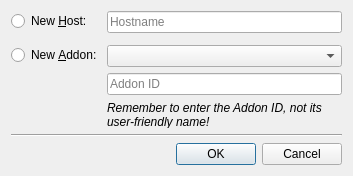
<?xml version="1.0" encoding="UTF-8"?>
<ui version="4.0">
 <class>RecorderManagerAddDialog</class>
 <widget class="QDialog" name="RecorderManagerAddDialog">
  <property name="geometry">
   <rect>
    <x>0</x>
    <y>0</y>
    <width>353</width>
    <height>176</height>
   </rect>
  </property>
  <property name="windowTitle">
   <string>Add</string>
  </property>
  <layout class="QVBoxLayout" name="verticalLayout">
   <item>
    <widget class="QWidget" name="widget" native="true">
     <layout class="QFormLayout" name="formLayout">
      <property name="verticalSpacing">
       <number>12</number>
      </property>
      <property name="leftMargin">
       <number>0</number>
      </property>
      <property name="topMargin">
       <number>0</number>
      </property>
      <property name="rightMargin">
       <number>0</number>
      </property>
      <property name="bottomMargin">
       <number>0</number>
      </property>
      <item row="0" column="0">
       <widget class="QRadioButton" name="new_host_radiobutton">
        <property name="text">
         <string>New &amp;Host:</string>
        </property>
        <property name="icon">
         <iconset resource="../../../../../iconset/ecalicons.qrc">
          <normaloff>:/ecalicons/HOST</normaloff>:/ecalicons/HOST</iconset>
        </property>
       </widget>
      </item>
      <item row="0" column="1">
       <widget class="QLineEdit" name="hostname_lineedit">
        <property name="placeholderText">
         <string>Hostname</string>
        </property>
       </widget>
      </item>
      <item row="1" column="0">
       <widget class="QRadioButton" name="new_addon_radiobutton">
        <property name="text">
         <string>New &amp;Addon:</string>
        </property>
        <property name="icon">
         <iconset resource="../../../../../iconset/ecalicons.qrc">
          <normaloff>:/ecalicons/ADDON</normaloff>:/ecalicons/ADDON</iconset>
        </property>
       </widget>
      </item>
      <item row="1" column="1">
       <widget class="QWidget" name="addon_widget" native="true">
        <layout class="QVBoxLayout" name="addon_widget_layout">
         <property name="spacing">
          <number>6</number>
         </property>
         <property name="leftMargin">
          <number>0</number>
         </property>
         <property name="topMargin">
          <number>0</number>
         </property>
         <property name="rightMargin">
          <number>0</number>
         </property>
         <property name="bottomMargin">
          <number>0</number>
         </property>
         <item>
          <widget class="QComboBox" name="host_combobox"/>
         </item>
         <item>
          <widget class="QLineEdit" name="addon_id_lineedit">
           <property name="placeholderText">
            <string>Addon ID</string>
           </property>
          </widget>
         </item>
         <item>
          <widget class="QLabel" name="label">
           <property name="font">
            <font>
             <italic>true</italic>
            </font>
           </property>
           <property name="text">
            <string>Remember to enter the Addon ID, not its user-friendly name!</string>
           </property>
           <property name="wordWrap">
            <bool>true</bool>
           </property>
          </widget>
         </item>
        </layout>
       </widget>
      </item>
     </layout>
    </widget>
   </item>
   <item>
    <widget class="Line" name="line">
     <property name="orientation">
      <enum>Qt::Horizontal</enum>
     </property>
    </widget>
   </item>
   <item>
    <widget class="QDialogButtonBox" name="buttonBox">
     <property name="orientation">
      <enum>Qt::Horizontal</enum>
     </property>
     <property name="standardButtons">
      <set>QDialogButtonBox::Cancel|QDialogButtonBox::Ok</set>
     </property>
    </widget>
   </item>
  </layout>
 </widget>
 <resources>
  <include location="../../../../../iconset/ecalicons.qrc"/>
 </resources>
 <connections>
  <connection>
   <sender>buttonBox</sender>
   <signal>accepted()</signal>
   <receiver>RecorderManagerAddDialog</receiver>
   <slot>accept()</slot>
   <hints>
    <hint type="sourcelabel">
     <x>248</x>
     <y>254</y>
    </hint>
    <hint type="destinationlabel">
     <x>157</x>
     <y>274</y>
    </hint>
   </hints>
  </connection>
  <connection>
   <sender>buttonBox</sender>
   <signal>rejected()</signal>
   <receiver>RecorderManagerAddDialog</receiver>
   <slot>reject()</slot>
   <hints>
    <hint type="sourcelabel">
     <x>316</x>
     <y>260</y>
    </hint>
    <hint type="destinationlabel">
     <x>286</x>
     <y>274</y>
    </hint>
   </hints>
  </connection>
 </connections>
</ui>
